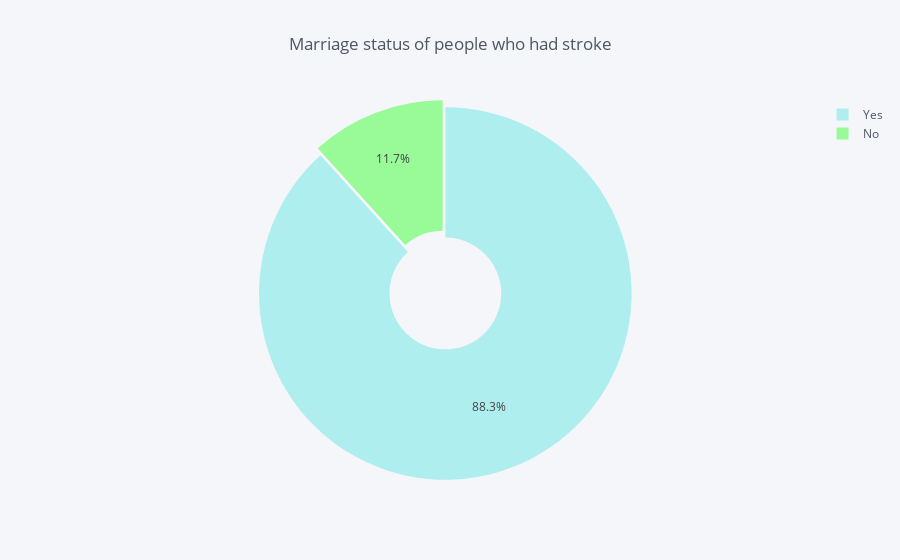

Write notebook code for a chart like this one.
### Markdown cell above
<h3 style='background:#F1C4EF; border:1; border-radius:10px; color:black'><center>Marriage status of people who had stroke</center></h3>

### Code cell
Married = df.groupby(df['ever_married'])['stroke'].sum()
df_Married = pd.DataFrame({'labels': Married.index,
                   'values': Married.values
                  })
df_Married.iplot(kind='pie',labels='labels',values='values', title='Marriage status of people who had stroke', colors = colors2, 
            pull=[0.02, 0.02],hole = 0.3)

### Figure 1 — Plotly figure (JSON) as saved in the notebook; plotly's stock layout.template omitted (floating-point values rounded to 4 significant figures)
{"data": [{"hole": 0.3, "labels": ["No", "Yes"], "marker": {"colors": ["rgba(152, 251, 152, 1.0)", "rgba(175, 238, 238, 1.0)"]}, "name": "", "pull": [0.02, 0.02], "type": "pie", "values": [29, 219]}], "layout": {"legend": {"bgcolor": "#F5F6F9", "font": {"color": "#4D5663"}}, "paper_bgcolor": "#F5F6F9", "plot_bgcolor": "#F5F6F9", "title": "Marriage status of people who had stroke", "titlefont": {"color": "#4D5663"}}}
